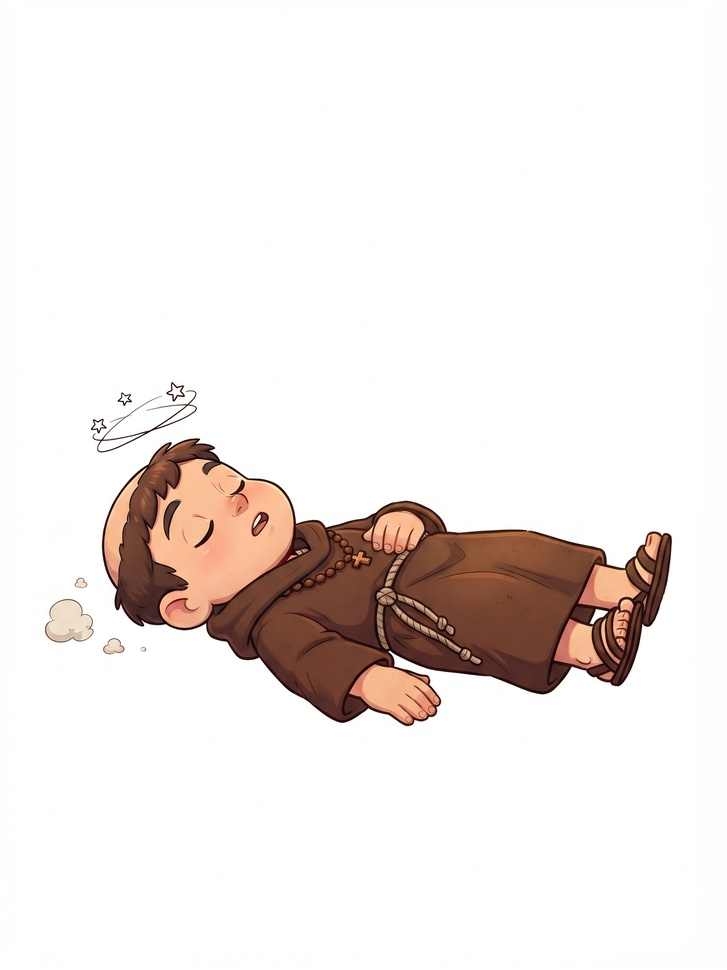
#> input picture art/Gemini_Generated_Image_jh0vh1jh0vh1jh0v.jpg, 727 x 970 px, shrunk from 1792 x 2390 before the run
$ python netejar_vora.py ../art/Gemini_Generated_Image_jh0vh1jh0vh1jh0v.jpg 5
#> lines starting #> are read from the running program, lines starting #| are printed output that depends on the picture; after the words box and inside, x2 and y2 are one past the last pixel; in counts of white or black regions, pixels touching at a corner belong together
#!/usr/bin/env python3
"""Treu la vora blanquinosa que queda al voltant d'un gràfic (i dels forats) en treure'n el fons blanc.
   python3 eines/netejar_vora.py FITXER.webp [RADI=2]
Els píxels de la vora (a menys de RADI px de la transparència) agafen el color del píxel opac més proper de l'interior;
l'alfa no es toca (la silueta queda igual). Serveix per a dibuixos pictòrics sobre fons blanc (la prunera, etc.)."""
import sys
import numpy as np
from PIL import Image
from scipy import ndimage
f = sys.argv[1]; r = int(sys.argv[2]) if len(sys.argv) > 2 else 2
im = Image.open(f).convert('RGBA'); a = np.array(im)
opac = a[..., 3] > 200
#> opac: shape (970, 727) bool; every value is 1
interior = ndimage.binary_erosion(opac, iterations=r)
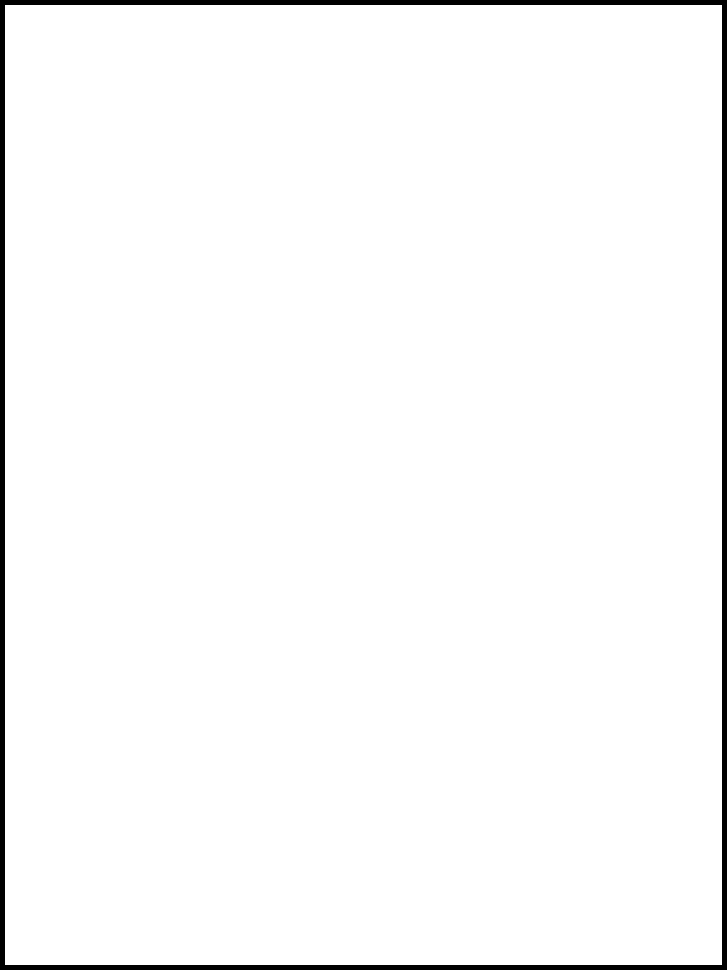
#> interior: shape (970, 727) bool; 97.6% white; 1 black region, box (x1, y1, x2, y2) and area: (0, 0, 727, 970) 16870
vora = (a[..., 3] > 0) & ~interior
idx = ndimage.distance_transform_edt(~interior, return_distances=False, return_indices=True)
nou = a.copy()
nou[vora, :3] = a[idx[0][vora], idx[1][vora], :3]
#> nou: shape (970, 727, 4); mean R, G, B, A 239.5, 233.1, 230.3, 255
Image.fromarray(nou, 'RGBA').save(f, 'WEBP', quality=90, alpha_quality=100, method=6)
print(f, 'vora recolorada:', int(vora.sum()), 'px')
#| ../art/Gemini_Generated_Image_jh0vh1jh0vh1jh0v.jpg vora recolorada: 16870 px
